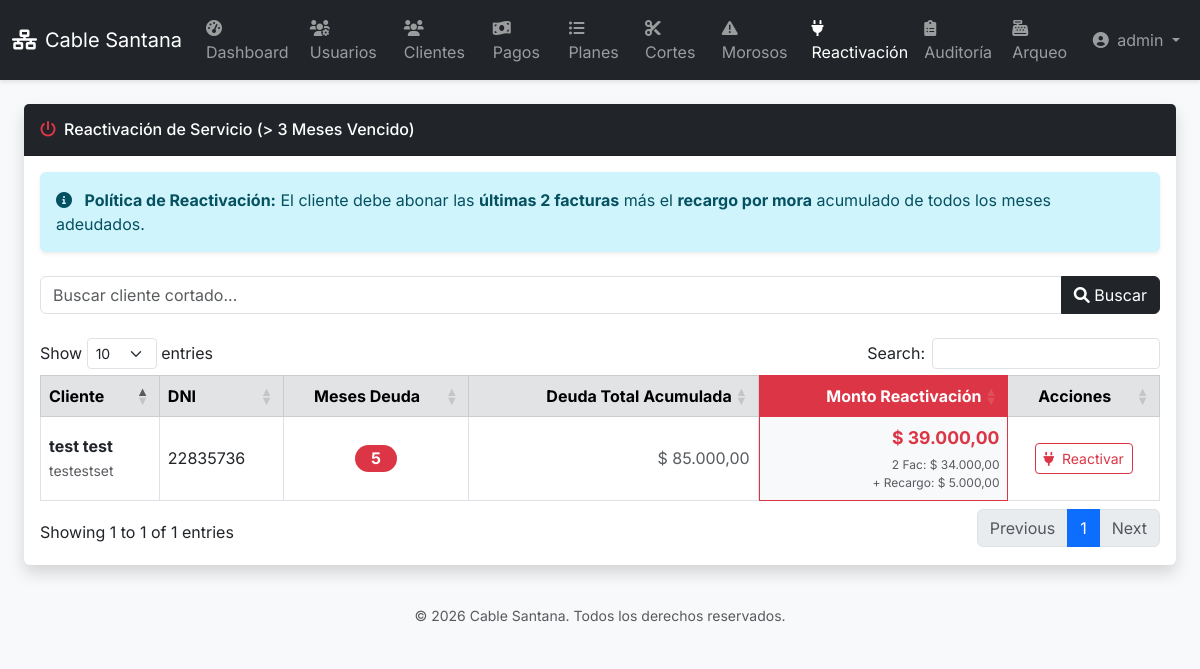
Screenshot of /reactivacion_ui.php (signed in) with the database file from the repository.
### tables this page shows
CREATE TABLE `clientes` (
  `id` int NOT NULL,
  `nombre` varchar(100) NOT NULL,
  `apellido` varchar(100) NOT NULL,
  `dni` varchar(20) DEFAULT NULL,
  `direccion` varchar(255) DEFAULT NULL,
  `correo_electronico` varchar(100) NOT NULL,
  `notas_cliente` text,
  `fecha_registro` timestamp NOT NULL DEFAULT CURRENT_TIMESTAMP
);

### reactivacion_model.php (called while the page is built, shortened)
<?php
require_once 'morosos_model.php';
function getCutoffClients($searchTerm = '')
{
    $conn = connectDB();
    $clients = [];
    $sql = "SELECT * FROM vista_servicio_cortado";
    $sql .= " ORDER BY facturas_adeudadas DESC";
    if (!empty($searchTerm)) {
        $stmt = $conn->prepare($sql);
        $stmt->bind_param("ssss", $term, $term, $term, $term);
        $stmt->execute();
        $result = $stmt->get_result();
        $stmt->close();
    } else {
        $result = $conn->query($sql);
    }
    if ($result) {
        while ($row = $result->fetch_assoc()) {
            $clients[] = $row;
        }
    }
    return $clients;
}
function calculateReactivationCost($clientId, $totalMonths)
{
    $conn = connectDB();
    $sql = "SELECT monto FROM facturas
            WHERE cliente_id = ? AND estado IN ('pendiente', 'vencida')
            ORDER BY fecha_vencimiento DESC
            LIMIT 2";
    $stmt = $conn->prepare($sql);
    $stmt->bind_param("i", $clientId);
    $stmt->execute();
    $result = $stmt->get_result();
    $montoFacturas = 0.00;
    while ($row = $result->fetch_assoc()) {
        $montoFacturas += $row['monto'];
    }
    $surchargePerMonth = getSurchargeValue();
    $totalSurcharge = $surchargePerMonth * $totalMonths;
    return [
        'monto_facturas' => $montoFacturas,
        'recargo_total' => $totalSurcharge,
        'total_reactivacion' => $montoFacturas + $totalSurcharge
    ];
}
?>

### morosos_model.php (called while the page is built, shortened)
<?php
function getSurchargeValue()
{
    $conn = connectDB();
    $val = 0.00;
    $sql = "SELECT valor FROM configuracion WHERE clave = 'recargo_mora'";
    $result = $conn->query($sql);
    if ($result && $result->num_rows > 0) {
        $row = $result->fetch_assoc();
        $val = (float) $row['valor'];
    }
    return $val;
}
?>

### reactivacion_ui.php (the view, shortened to what this page needs)
<?php
require_once 'reactivacion_model.php';
$searchTerm = $_GET['search'] ?? '';
$cutClients = getCutoffClients($searchTerm);
require_once 'header.php';
?>
<div class="row">
    <div class="col-12">
        <div class="card shadow mb-4 border-left-danger">
            <div class="card-header py-3 bg-dark text-white d-flex justify-content-between align-items-center">
                <h6 class="m-0 font-weight-bold"><i class="fas fa-power-off text-danger me-2"></i>Reactivación de
                    Servicio (> 3 Meses Vencido)</h6>
            </div>
            <div class="card-body">
                <div class="alert alert-info border-0 shadow-sm">
                    <i class="fas fa-info-circle me-2"></i>
                    <strong>Política de Reactivación:</strong> El cliente debe abonar las <strong>últimas 2
                        facturas</strong> más el <strong>recargo por mora</strong> acumulado de todos los meses
                    adeudados.
                </div>
                <form method="GET" class="mb-4 mt-4">
                    <div class="input-group">
                        <input type="text" class="form-control" name="search" placeholder="Buscar cliente cortado..."
                            value="<?php echo htmlspecialchars($searchTerm); ?>">
                        <button class="btn btn-dark" type="submit">
                            <i class="fas fa-search"></i> Buscar
                        </button>
                    </div>
                </form>
                <div class="table-responsive">
                    <table class="table table-bordered table-hover align-middle dt-responsive nowrap"
                        id="dataTableReact" width="100%" cellspacing="0">
                        <thead class="table-secondary">
                            <tr>
                                <th>Cliente</th>
                                <th>DNI</th>
                                <th class="text-center">Meses Deuda</th>
                                <th class="text-end">Deuda Total Acumulada</th>
                                <th class="text-end bg-danger text-white border-danger">Monto Reactivación</th>
                                <th class="text-center">Acciones</th>
                            </tr>
                        </thead>
                        <tbody>
                            <?php if (empty($cutClients)): ?>
                                <tr>
                                    <td colspan="6" class="text-center py-5 text-muted">
                                        <i class="fas fa-check-circle fa-2x mb-3 text-success"></i><br>
                                        No se encontraron clientes con servicio cortado (deuda > 3 meses).
                                    </td>
                                </tr>
                            <?php else: ?>
                                <?php foreach ($cutClients as $client):
                                    $costInfo = calculateReactivationCost($client['cliente_id'], $client['facturas_adeudadas']);
                                    ?>
                                    <tr>
                                        <td>
                                            <strong>
                                                <?php echo htmlspecialchars($client['nombre'] . ' ' . $client['apellido']); ?>
                                            </strong><br>
                                            <small class="text-muted">
                                                <?php echo htmlspecialchars($client['direccion']); ?>
                                            </small>
                                        </td>
                                        <td>
                                            <?php echo htmlspecialchars($client['dni']); ?>
                                        </td>
                                        <td class="text-center">
                                            <span class="badge bg-danger rounded-pill px-3" style="font-size: 1em;">
                                                <?php echo $client['facturas_adeudadas']; ?>
                                            </span>
                                        </td>
                                        <td class="text-end text-muted">
                                            $
                                            <?php echo number_format($client['total_deuda_acumulada'], 2, ',', '.'); ?>
                                        </td>
                                        <td class="text-end bg-light border-start border-danger">
                                            <span class="fw-bold text-danger" style="font-size: 1.1em;">
                                                $
                                                <?php echo number_format($costInfo['total_reactivacion'], 2, ',', '.'); ?>
                                            </span>
                                            <div class="small text-muted mt-1" style="font-size: 0.75rem;">
                                                2 Fac: $
                                                <?php echo number_format($costInfo['monto_facturas'], 2, ',', '.'); ?><br>
                                                + Recargo: $
                                                <?php echo number_format($costInfo['recargo_total'], 2, ',', '.'); ?>
                                            </div>
                                        </td>
                                        <td class="text-center">
                                            <form action="process_reactivacion.php" method="POST"
                                                onsubmit="return confirm('¿Está seguro de REACTIVAR este servicio? Se generarán los pagos correspondientes y el recargo.');">
                                                <button type="submit" class="btn btn-outline-danger btn-sm">
                                                    <i class="fas fa-plug me-1"></i> Reactivar
                                                </button>
                                            </form>
                                        </td>
                                    </tr>
                                <?php endforeach; ?>
                            <?php endif; ?>
                        </tbody>
                    </table>
                </div>
            </div>
        </div>
    </div>
</div>
<?php require_once 'footer.php'; ?>

### rows the page displays
clientes: nombre+apellido "test test", direccion "testestset", dni "22835736", facturas_adeudadas "5", total_deuda_acumulada "85.000,00", total_reactivacion "39.000,00", monto_facturas "34.000,00", recargo_total "5.000,00"

### other values shown
$_SESSION['username'] "admin"
